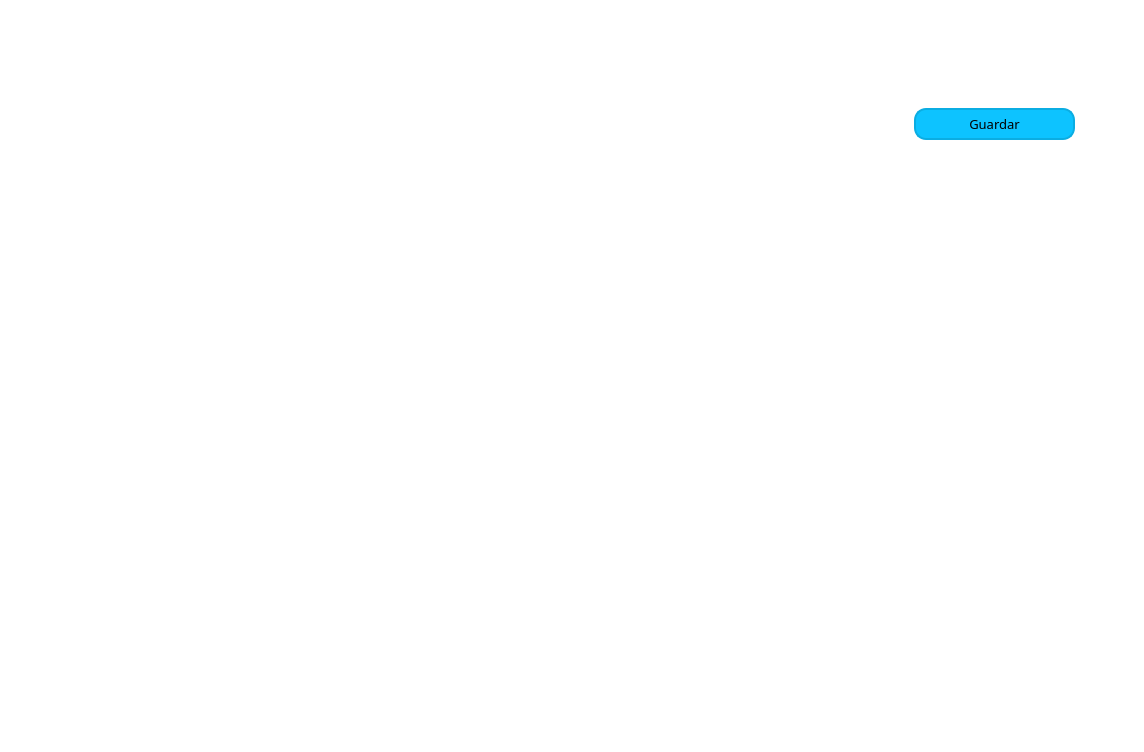
<?xml version="1.0" encoding="UTF-8"?>
<ui version="4.0">
 <class>Form</class>
 <widget class="QWidget" name="Form">
  <property name="geometry">
   <rect>
    <x>0</x>
    <y>0</y>
    <width>1144</width>
    <height>752</height>
   </rect>
  </property>
  <property name="windowTitle">
   <string>OSA</string>
  </property>
  <property name="styleSheet">
   <string notr="true">QWidget {
	font: 57 10pt Manrope medium;
	background-color: rgb(255, 255, 255);
}

/* --------------------------------------- QScrollBar  -----------------------------------*/
    QScrollBar:horizontal
    {
        height: 15px;
        margin: 3px 15px 3px 15px;
        border-radius: 4px;
    }

    QScrollBar::handle:horizontal
    {
        background-color :rgb(7, 119, 156);
        min-width: 5px;
        border-radius: 4px;
    }

    QScrollBar::add-line:horizontal
    {
        margin: 0px 3px 0px 3px;
        border-image: url(:/qss_icons/rc/right_arrow_disabled.png);
        width: 10px;
        height: 10px;
        subcontrol-position: right;
        subcontrol-origin: margin;
    }

    QScrollBar::sub-line:horizontal
    {
        margin: 0px 3px 0px 3px;
        border-image: url(:/qss_icons/rc/left_arrow_disabled.png);
        height: 10px;
        width: 10px;
        subcontrol-position: left;
        subcontrol-origin: margin;
    }

    QScrollBar::add-line:horizontal:hover,QScrollBar::add-line:horizontal:on
    {
        border-image: url(:/qss_icons/rc/right_arrow.png);
        height: 10px;
        width: 10px;
        subcontrol-position: right;
        subcontrol-origin: margin;
    }


    QScrollBar::sub-line:horizontal:hover, QScrollBar::sub-line:horizontal:on
    {
        border-image: url(:/qss_icons/rc/left_arrow.png);
        height: 10px;
        width: 10px;
        subcontrol-position: left;
        subcontrol-origin: margin;
    }

    QScrollBar::up-arrow:horizontal, QScrollBar::down-arrow:horizontal
    {
        background: none;
    }


    QScrollBar::add-page:horizontal, QScrollBar::sub-page:horizontal
    {
        background: none;
    }

    QScrollBar:vertical
    {
        width: 15px;
        margin: 15px 3px 15px 3px;
        border-radius: 4px;
    }

    QScrollBar::handle:vertical
    {
        background-color: rgb(7, 119, 156);
        min-height: 5px;
        border-radius: 4px;
    }

    QScrollBar::sub-line:vertical
    {
        margin: 3px 0px 3px 0px;
        border-image: url(:/qss_icons/rc/up_arrow_disabled.png);
        height: 10px;
        width: 10px;
        subcontrol-position: top;
        subcontrol-origin: margin;
    }

    QScrollBar::add-line:vertical
    {
        margin: 3px 0px 3px 0px;
        border-image: url(:/qss_icons/rc/down_arrow_disabled.png);
        height: 10px;
        width: 10px;
        subcontrol-position: bottom;
        subcontrol-origin: margin;
    }

    QScrollBar::sub-line:vertical:hover,QScrollBar::sub-line:vertical:on
    {
        border-image: url(:/qss_icons/rc/up_arrow.png);
        height: 10px;
        width: 10px;
        subcontrol-position: top;
        subcontrol-origin: margin;
    }

    QScrollBar::add-line:vertical:hover, QScrollBar::add-line:vertical:on
    {
        border-image: url(:/qss_icons/rc/down_arrow.png);
        height: 10px;
        width: 10px;
        subcontrol-position: bottom;
        subcontrol-origin: margin;
    }

    QScrollBar::up-arrow:vertical, QScrollBar::down-arrow:vertical
    {
        background: none;
    }

    QScrollBar::add-page:vertical, QScrollBar::sub-page:vertical
    {
        background: none;
    }</string>
  </property>
  <layout class="QVBoxLayout" name="verticalLayout">
   <item>
    <widget class="QFrame" name="mainFrame">
     <property name="styleSheet">
      <string notr="true">QScrollBar:vertical {
	background-color: rgb(255, 255, 255);
}

QScrollBar:horizontal {
	background-color: rgb(255, 255, 255);
}

QPushButton {
	padding: 5px;
	border-width: 2px;
	border-style: solid;
	border-color: rgb(11, 173, 226);
	background-color: rgb(13, 195, 255);
	border-radius: 12px;
}

QPushButton:hover {
	background-color: rgb(11, 173, 226);
}

QPushButton:pressed {
	border-color: (9, 146, 191);
	background-color:rgb(9, 146, 191);
}

QLineEdit {
	background-color: rgb(255, 255, 255);
	border-width: 2px;
	border-style: solid;
	border-color: none;
	border-bottom-color: rgb(192, 192, 192);
	border-radius: 15px;
}
QLineEdit:hover {
	border-bottom-color: rgb(140, 140, 140);
}

QFrame#mainFrame{
	border: none;
}
QLabel{
	border: none;
}
</string>
     </property>
     <property name="frameShape">
      <enum>QFrame::StyledPanel</enum>
     </property>
     <property name="frameShadow">
      <enum>QFrame::Raised</enum>
     </property>
     <layout class="QVBoxLayout" name="verticalLayout_2">
      <item>
       <layout class="QGridLayout" name="gridLayout_2">
        <item row="0" column="19">
         <spacer name="horizontalSpacer_2">
          <property name="orientation">
           <enum>Qt::Horizontal</enum>
          </property>
          <property name="sizeHint" stdset="0">
           <size>
            <width>40</width>
            <height>20</height>
           </size>
          </property>
         </spacer>
        </item>
        <item row="0" column="1">
         <spacer name="horizontalSpacer_20">
          <property name="orientation">
           <enum>Qt::Horizontal</enum>
          </property>
          <property name="sizeHint" stdset="0">
           <size>
            <width>40</width>
            <height>20</height>
           </size>
          </property>
         </spacer>
        </item>
        <item row="7" column="0">
         <spacer name="verticalSpacer_7">
          <property name="orientation">
           <enum>Qt::Vertical</enum>
          </property>
          <property name="sizeHint" stdset="0">
           <size>
            <width>20</width>
            <height>40</height>
           </size>
          </property>
         </spacer>
        </item>
        <item row="0" column="5">
         <spacer name="horizontalSpacer_16">
          <property name="orientation">
           <enum>Qt::Horizontal</enum>
          </property>
          <property name="sizeHint" stdset="0">
           <size>
            <width>40</width>
            <height>20</height>
           </size>
          </property>
         </spacer>
        </item>
        <item row="5" column="0">
         <spacer name="verticalSpacer_5">
          <property name="orientation">
           <enum>Qt::Vertical</enum>
          </property>
          <property name="sizeHint" stdset="0">
           <size>
            <width>20</width>
            <height>40</height>
           </size>
          </property>
         </spacer>
        </item>
        <item row="0" column="9">
         <spacer name="horizontalSpacer_12">
          <property name="orientation">
           <enum>Qt::Horizontal</enum>
          </property>
          <property name="sizeHint" stdset="0">
           <size>
            <width>40</width>
            <height>20</height>
           </size>
          </property>
         </spacer>
        </item>
        <item row="6" column="0">
         <spacer name="verticalSpacer_6">
          <property name="orientation">
           <enum>Qt::Vertical</enum>
          </property>
          <property name="sizeHint" stdset="0">
           <size>
            <width>20</width>
            <height>40</height>
           </size>
          </property>
         </spacer>
        </item>
        <item row="0" column="10">
         <spacer name="horizontalSpacer_11">
          <property name="orientation">
           <enum>Qt::Horizontal</enum>
          </property>
          <property name="sizeHint" stdset="0">
           <size>
            <width>40</width>
            <height>20</height>
           </size>
          </property>
         </spacer>
        </item>
        <item row="0" column="8">
         <spacer name="horizontalSpacer_13">
          <property name="orientation">
           <enum>Qt::Horizontal</enum>
          </property>
          <property name="sizeHint" stdset="0">
           <size>
            <width>40</width>
            <height>20</height>
           </size>
          </property>
         </spacer>
        </item>
        <item row="0" column="3">
         <spacer name="horizontalSpacer_18">
          <property name="orientation">
           <enum>Qt::Horizontal</enum>
          </property>
          <property name="sizeHint" stdset="0">
           <size>
            <width>40</width>
            <height>20</height>
           </size>
          </property>
         </spacer>
        </item>
        <item row="12" column="0">
         <spacer name="horizontalSpacer_22">
          <property name="orientation">
           <enum>Qt::Horizontal</enum>
          </property>
          <property name="sizeHint" stdset="0">
           <size>
            <width>40</width>
            <height>20</height>
           </size>
          </property>
         </spacer>
        </item>
        <item row="0" column="6">
         <spacer name="horizontalSpacer_15">
          <property name="orientation">
           <enum>Qt::Horizontal</enum>
          </property>
          <property name="sizeHint" stdset="0">
           <size>
            <width>40</width>
            <height>20</height>
           </size>
          </property>
         </spacer>
        </item>
        <item row="1" column="0">
         <spacer name="verticalSpacer">
          <property name="orientation">
           <enum>Qt::Vertical</enum>
          </property>
          <property name="sizeHint" stdset="0">
           <size>
            <width>20</width>
            <height>40</height>
           </size>
          </property>
         </spacer>
        </item>
        <item row="0" column="14">
         <spacer name="horizontalSpacer_7">
          <property name="orientation">
           <enum>Qt::Horizontal</enum>
          </property>
          <property name="sizeHint" stdset="0">
           <size>
            <width>40</width>
            <height>20</height>
           </size>
          </property>
         </spacer>
        </item>
        <item row="0" column="11">
         <spacer name="horizontalSpacer_10">
          <property name="orientation">
           <enum>Qt::Horizontal</enum>
          </property>
          <property name="sizeHint" stdset="0">
           <size>
            <width>40</width>
            <height>20</height>
           </size>
          </property>
         </spacer>
        </item>
        <item row="0" column="15">
         <spacer name="horizontalSpacer_6">
          <property name="orientation">
           <enum>Qt::Horizontal</enum>
          </property>
          <property name="sizeHint" stdset="0">
           <size>
            <width>40</width>
            <height>20</height>
           </size>
          </property>
         </spacer>
        </item>
        <item row="11" column="0">
         <spacer name="verticalSpacer_11">
          <property name="orientation">
           <enum>Qt::Vertical</enum>
          </property>
          <property name="sizeHint" stdset="0">
           <size>
            <width>20</width>
            <height>40</height>
           </size>
          </property>
         </spacer>
        </item>
        <item row="0" column="7">
         <spacer name="horizontalSpacer_14">
          <property name="orientation">
           <enum>Qt::Horizontal</enum>
          </property>
          <property name="sizeHint" stdset="0">
           <size>
            <width>40</width>
            <height>20</height>
           </size>
          </property>
         </spacer>
        </item>
        <item row="0" column="17">
         <spacer name="horizontalSpacer_4">
          <property name="orientation">
           <enum>Qt::Horizontal</enum>
          </property>
          <property name="sizeHint" stdset="0">
           <size>
            <width>40</width>
            <height>20</height>
           </size>
          </property>
         </spacer>
        </item>
        <item row="0" column="2">
         <spacer name="horizontalSpacer_19">
          <property name="orientation">
           <enum>Qt::Horizontal</enum>
          </property>
          <property name="sizeHint" stdset="0">
           <size>
            <width>40</width>
            <height>20</height>
           </size>
          </property>
         </spacer>
        </item>
        <item row="4" column="0">
         <spacer name="verticalSpacer_4">
          <property name="orientation">
           <enum>Qt::Vertical</enum>
          </property>
          <property name="sizeHint" stdset="0">
           <size>
            <width>20</width>
            <height>40</height>
           </size>
          </property>
         </spacer>
        </item>
        <item row="10" column="0">
         <spacer name="verticalSpacer_10">
          <property name="orientation">
           <enum>Qt::Vertical</enum>
          </property>
          <property name="sizeHint" stdset="0">
           <size>
            <width>20</width>
            <height>40</height>
           </size>
          </property>
         </spacer>
        </item>
        <item row="0" column="16">
         <spacer name="horizontalSpacer_5">
          <property name="orientation">
           <enum>Qt::Horizontal</enum>
          </property>
          <property name="sizeHint" stdset="0">
           <size>
            <width>40</width>
            <height>20</height>
           </size>
          </property>
         </spacer>
        </item>
        <item row="0" column="18">
         <spacer name="horizontalSpacer_3">
          <property name="orientation">
           <enum>Qt::Horizontal</enum>
          </property>
          <property name="sizeHint" stdset="0">
           <size>
            <width>40</width>
            <height>20</height>
           </size>
          </property>
         </spacer>
        </item>
        <item row="2" column="0">
         <spacer name="verticalSpacer_2">
          <property name="orientation">
           <enum>Qt::Vertical</enum>
          </property>
          <property name="sizeHint" stdset="0">
           <size>
            <width>20</width>
            <height>40</height>
           </size>
          </property>
         </spacer>
        </item>
        <item row="9" column="0">
         <spacer name="verticalSpacer_9">
          <property name="orientation">
           <enum>Qt::Vertical</enum>
          </property>
          <property name="sizeHint" stdset="0">
           <size>
            <width>20</width>
            <height>40</height>
           </size>
          </property>
         </spacer>
        </item>
        <item row="13" column="0">
         <spacer name="horizontalSpacer_23">
          <property name="orientation">
           <enum>Qt::Horizontal</enum>
          </property>
          <property name="sizeHint" stdset="0">
           <size>
            <width>40</width>
            <height>20</height>
           </size>
          </property>
         </spacer>
        </item>
        <item row="0" column="12">
         <spacer name="horizontalSpacer_9">
          <property name="orientation">
           <enum>Qt::Horizontal</enum>
          </property>
          <property name="sizeHint" stdset="0">
           <size>
            <width>40</width>
            <height>20</height>
           </size>
          </property>
         </spacer>
        </item>
        <item row="0" column="4">
         <spacer name="horizontalSpacer_17">
          <property name="orientation">
           <enum>Qt::Horizontal</enum>
          </property>
          <property name="sizeHint" stdset="0">
           <size>
            <width>40</width>
            <height>20</height>
           </size>
          </property>
         </spacer>
        </item>
        <item row="0" column="20">
         <spacer name="horizontalSpacer">
          <property name="orientation">
           <enum>Qt::Horizontal</enum>
          </property>
          <property name="sizeHint" stdset="0">
           <size>
            <width>40</width>
            <height>20</height>
           </size>
          </property>
         </spacer>
        </item>
        <item row="0" column="13">
         <spacer name="horizontalSpacer_8">
          <property name="orientation">
           <enum>Qt::Horizontal</enum>
          </property>
          <property name="sizeHint" stdset="0">
           <size>
            <width>40</width>
            <height>20</height>
           </size>
          </property>
         </spacer>
        </item>
        <item row="0" column="0">
         <spacer name="horizontalSpacer_21">
          <property name="orientation">
           <enum>Qt::Horizontal</enum>
          </property>
          <property name="sizeHint" stdset="0">
           <size>
            <width>40</width>
            <height>20</height>
           </size>
          </property>
         </spacer>
        </item>
        <item row="3" column="0">
         <spacer name="verticalSpacer_3">
          <property name="orientation">
           <enum>Qt::Vertical</enum>
          </property>
          <property name="sizeHint" stdset="0">
           <size>
            <width>20</width>
            <height>40</height>
           </size>
          </property>
         </spacer>
        </item>
        <item row="8" column="0">
         <spacer name="verticalSpacer_8">
          <property name="orientation">
           <enum>Qt::Vertical</enum>
          </property>
          <property name="sizeHint" stdset="0">
           <size>
            <width>20</width>
            <height>40</height>
           </size>
          </property>
         </spacer>
        </item>
        <item row="2" column="17" colspan="3">
         <widget class="QPushButton" name="saveEDFEditionPageButton">
          <property name="text">
           <string>Guardar</string>
          </property>
         </widget>
        </item>
        <item row="4" column="6" rowspan="6" colspan="9" alignment="Qt::AlignHCenter">
         <widget class="QLabel" name="label">
          <property name="text">
           <string/>
          </property>
          <property name="pixmap">
           <pixmap>bin/icons/edf_file_logo.png</pixmap>
          </property>
         </widget>
        </item>
       </layout>
      </item>
     </layout>
    </widget>
   </item>
  </layout>
 </widget>
 <resources/>
 <connections/>
</ui>
